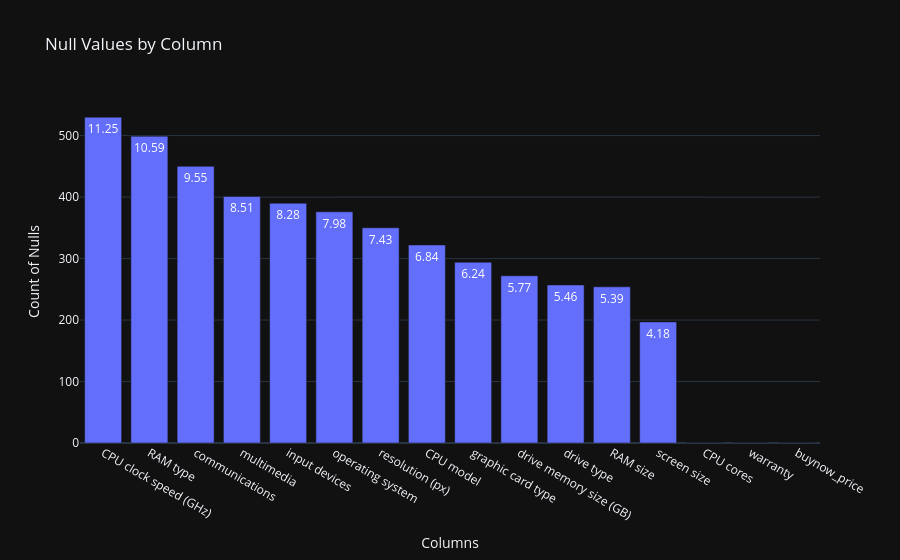

The cell this chart's notebook holds for it:
### Markdown cell above
Checking the null values

Analysis of the 4711 entries reveals a substantial presence of null values within the CPU clock speed (GHz) and RAM type columns, both of which are critical for the analytic process. Consequently, a data imputation strategy will be employed. For columns exhibiting nullity below 10%, mode or median imputation will be utilized, with subsequent impact assessment. An alternative methodology involves the creation of an 'unknown' categorical variable.

### Code cell
null_summary = pd.DataFrame({
  "Column": df.columns,
  "Null count": df.isnull().sum(),
  "Percentage Null": ((df.isnull().sum() / len(df)) * 100).round(2)
}).sort_values(by="Null count", ascending=False)

fig = px.bar(null_summary, x="Column", y="Null count",
             title="Null Values by Column", text="Percentage Null",template="plotly_dark")
fig.update_layout(xaxis_title="Columns", yaxis_title="Count of Nulls")
fig.show()

### Figure 1 — Plotly figure (JSON) as saved in the notebook; plotly's stock layout.template omitted (floating-point values rounded to 4 significant figures)
{"data": [{"hovertemplate": "Column=%{x}<br>Null count=%{y}<br>Percentage Null=%{text}<extra></extra>", "legendgroup": "", "marker": {"color": "#636efa", "pattern": {"shape": ""}}, "name": "", "orientation": "v", "showlegend": false, "text": [11.25, 10.59, 9.55, 8.51, 8.28, 7.98, 7.43, 6.84, 6.24, 5.77, 5.46, 5.39, 4.18, 0.0, 0.0, 0.0], "textposition": "auto", "type": "bar", "x": ["CPU clock speed (GHz)", "RAM type", "communications", "multimedia", "input devices", "operating system", "resolution (px)", "CPU model", "graphic card type", "drive memory size (GB)", "drive type", "RAM size", "screen size", "CPU cores", "warranty", "buynow_price"], "xaxis": "x", "y": [530, 499, 450, 401, 390, 376, 350, 322, 294, 272, 257, 254, 197, 0, 0, 0], "yaxis": "y"}], "layout": {"barmode": "relative", "legend": {"tracegroupgap": 0}, "title": {"text": "Null Values by Column"}, "xaxis": {"anchor": "y", "domain": [0, 1], "title": {"text": "Columns"}}, "yaxis": {"anchor": "x", "domain": [0, 1], "title": {"text": "Count of Nulls"}}}}
